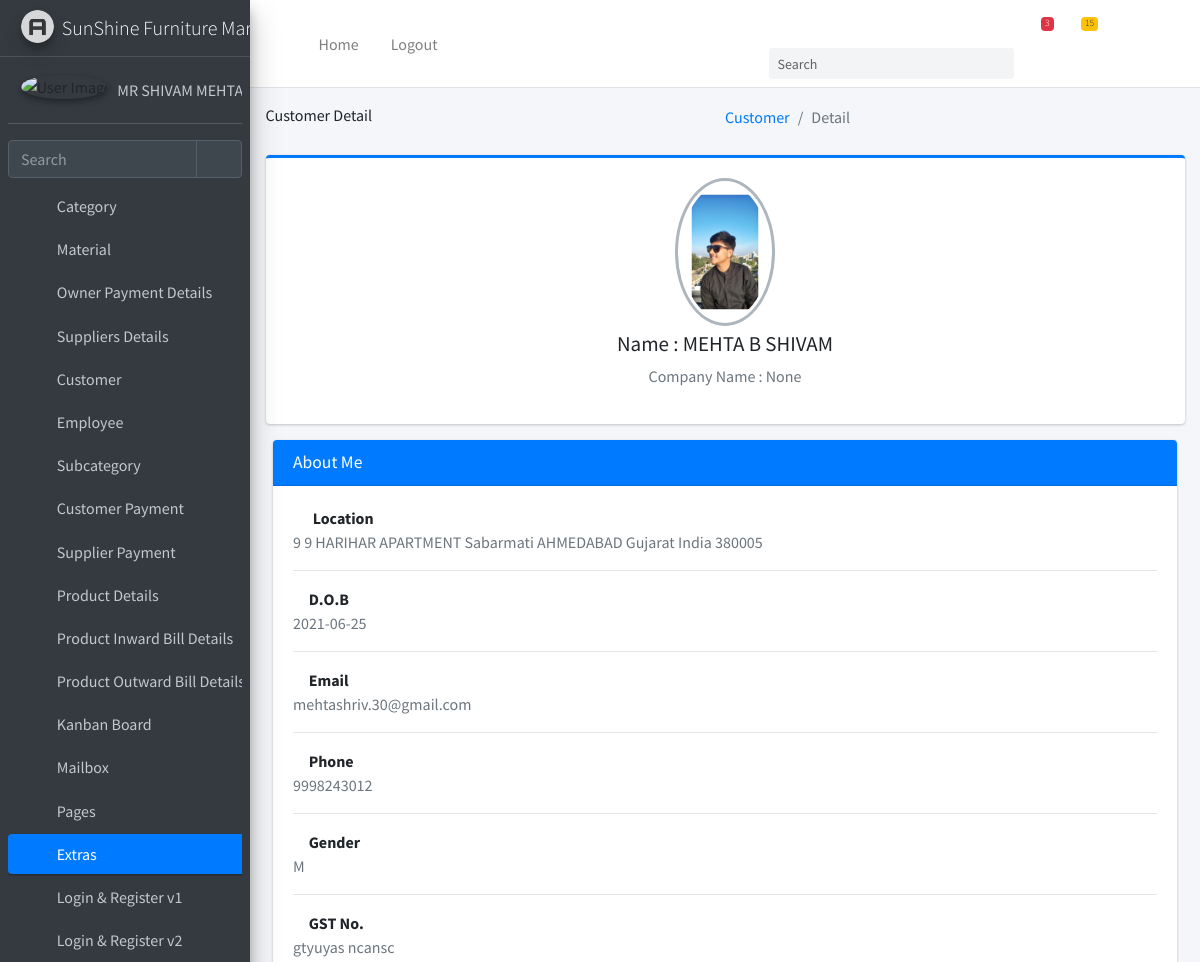
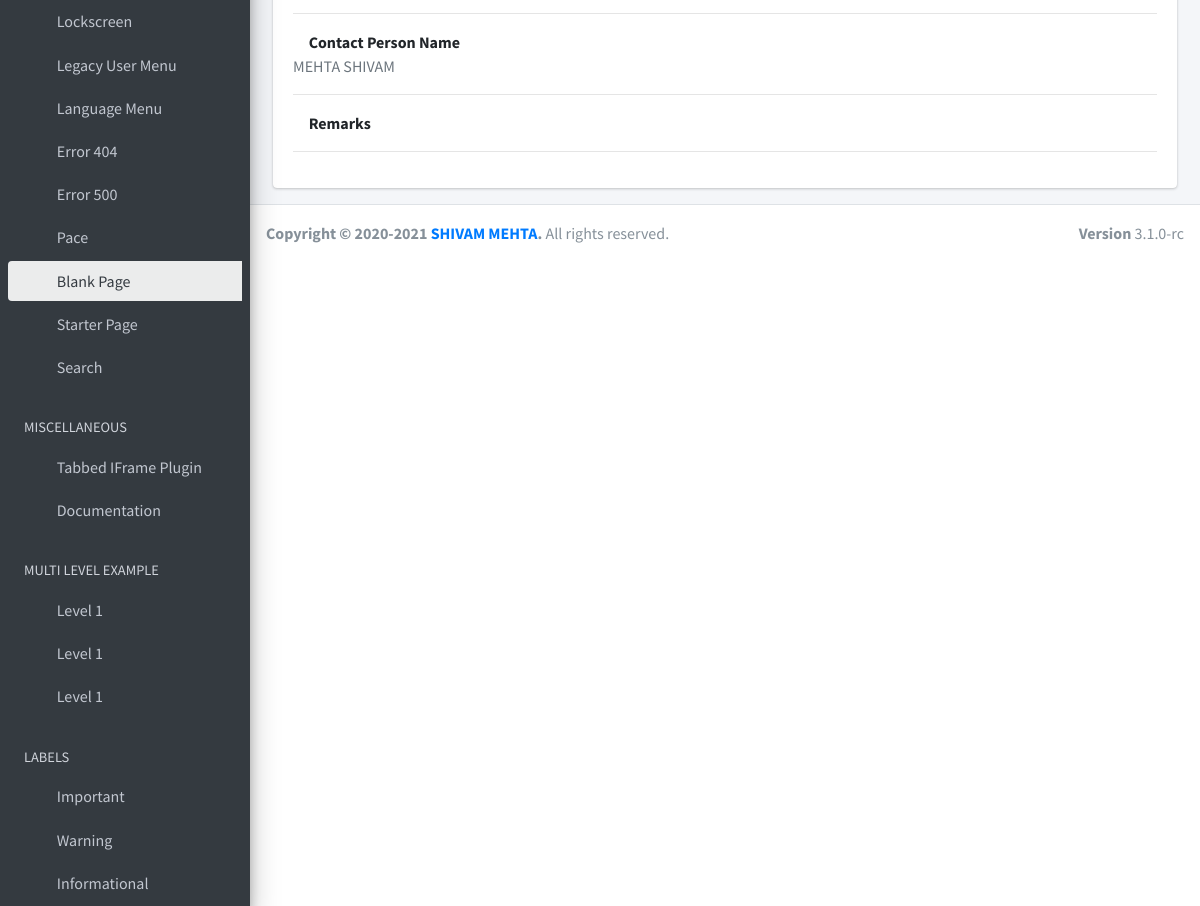
The page /customer/detail/1 on the database its author committed (2 pictures, top to bottom).
### customer/models.py (models this page shows, shortened)
class customer(models.Model):
    companyname=models.CharField(max_length=100,null=True,blank=True)
    firstname=models.CharField(max_length=100)
    middlename=models.CharField(max_length=100)
    lastname=models.CharField(max_length=100)
    house_no=models.CharField(max_length=100)
    streetname=models.CharField(max_length=100)
    areaname=models.CharField(max_length=100)
    city=models.CharField(max_length=100)
    pincode=models.CharField(max_length=10)
    state=models.CharField(max_length=100)
    country=models.CharField(max_length=100)
    phoneno=models.CharField(max_length=10)
    DOB=models.CharField(max_length=10)
    gender=models.CharField(max_length=10)
    GSTno=models.CharField(max_length=100,null=True,blank=True)
    emailid=models.CharField(max_length=100)
    contact_person_name=models.CharField(max_length=100)
    remark=models.TextField(null=True,blank=True)
    photo=models.ImageField(upload_to='photos',blank=True,default='default.jpg')
    documnets=models.FileField(upload_to='docs',default='')

### customer/views.py (the view)
# urls.py: path("detail/<int:pk>", DetailCustomer.as_view(), name="Customer-detail")
class DetailCustomer(DetailView):
    model = customer
    success_url = '/customer/view'

### customer/templates/customer/customer_detail.html (shortened to what this page needs)
{% extends "users/layout.html" %}
{% load static  %}
{% block header_title %}
   Customer Detail
{% endblock %}
{% block breadcrumb %}
    <ol class="breadcrumb float-sm-right">
              <li class="breadcrumb-item"><a href="#">Customer</a></li>
              <li class="breadcrumb-item active">Detail </li>
            </ol>
{% endblock %}
{% block body %}
      <section class="content">
      <div class="container-fluid">
        <div class="row">
          <div class="col">
            <div class="card card-primary card-outline">
              <div class="card-body box-profile">
                <div class="text-center">
                  <img class="profile-user-img img-fluid img-circle"
                       src="{{ object.photo.url }}"
                       alt="User profile picture">
                </div>
                <h3 class="profile-username text-center">Name : {{ object.firstname }} {{ object.middlename }} {{ object.lastname }}</h3>
                <p class="text-muted text-center">Company Name : {{ object.companyname }}</p>
              </div>
            </div>
              <div class="col">
            <div class="card card-primary">
              <div class="card-header">
                <h3 class="card-title">About Me</h3>
              </div>
              <div class="card-body">
                <strong><i class="fas fa-map-marker-alt mr-1"></i> Location</strong>
                <p class="text-muted">{{ object.house_no }} {{ object.streetname }} {{ object.areaname }} {{ object.city }} {{ object.state }} {{ object.country }} {{ object.pincode }}</p>
                <hr>
                <strong><i class="fas fa-birthday-cake"></i> D.O.B</strong>
                  <p class="text-muted">{{ object.DOB }}</p>
                <hr>
                   <strong><i class="fas fa-mail-bulk"></i> Email</strong>
                  <p class="text-muted">{{ object.emailid }}</p>
                <hr>
                   <strong><i class="fas fa-phone"></i> Phone</strong>
                  <p class="text-muted">{{ object.phoneno }}</p>
                <hr>
                   <strong><i class="fas fa-transgender"></i> Gender</strong>
                  <p class="text-muted">{{ object.gender }}</p>
                <hr>
                        <strong><i class="fas fa-sign"></i> GST No.</strong>
                  <p class="text-muted">{{ object.GSTno }}</p>
                <hr>
                      <strong><i class="fas fa-user"></i> Contact Person Name</strong>
                  <p class="text-muted">{{ object.contact_person_name }}</p>
                <hr>
                      <strong><i class="fas fa-bookmark"></i> Remarks</strong>
                <hr>
              </div>
            </div>
            </div>
          </div></div>
      </div>
    </section>
{% endblock %}

### rows shown on the page
customer: photo (placeholder picture), firstname "MEHTA", middlename "B", lastname "SHIVAM", companyname "None", house_no "9", streetname "9 HARIHAR APARTMENT", areaname "Sabarmati", city "AHMEDABAD", state "Gujarat", country "India", pincode "380005", DOB "2021-06-25", emailid "mehtashriv.30@gmail.com", phoneno "9998243012", gender "M", GSTno "gtyuyas ncansc", contact_person_name "MEHTA SHIVAM"
